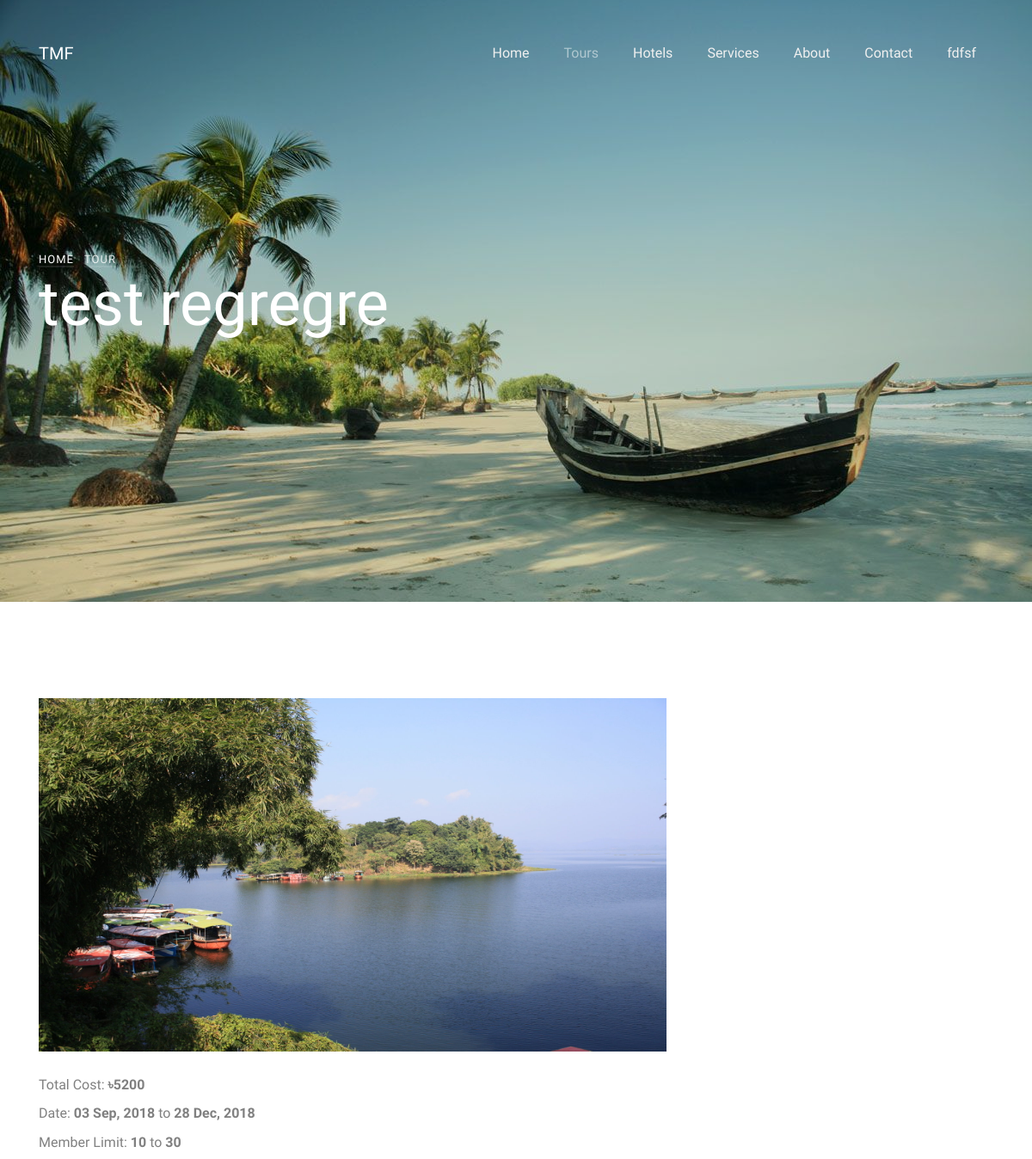
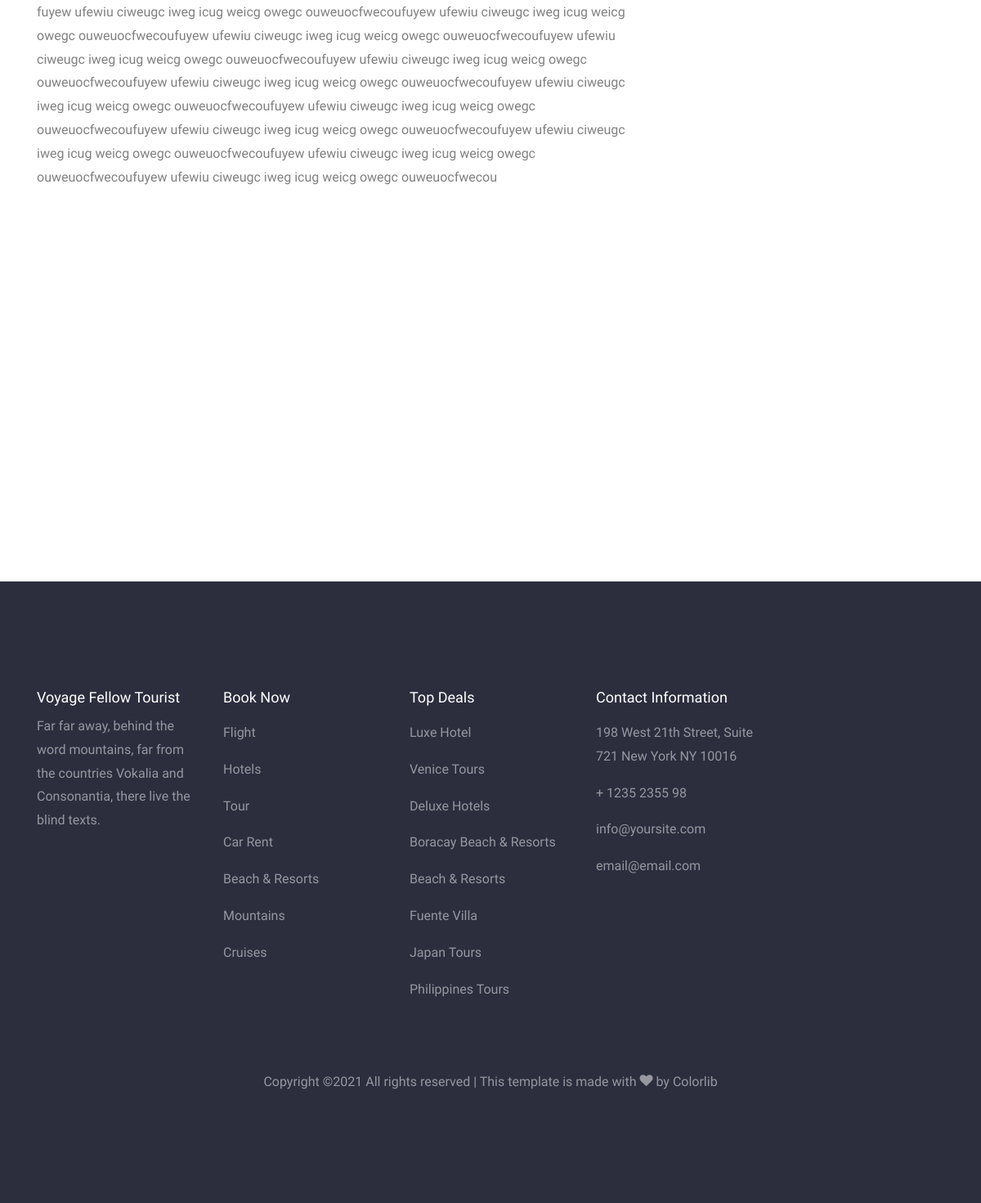
Page /tours_info.php?id=2 (signed in) on the committed database (2 pictures, top to bottom).
### tables this page shows
CREATE TABLE `event` (
  `e_id` int(11) NOT NULL,
  `e_title` varchar(100) NOT NULL,
  `e_description` longtext,
  `e_min_member` int(2) DEFAULT NULL,
  `e_max_member` int(2) DEFAULT NULL,
  `cost` double DEFAULT NULL,
  `start_date` int(13) NOT NULL,
  `end_date` int(13) NOT NULL,
  `age` int(11) NOT NULL,
  `image` longtext NOT NULL
);

### tours_info.php (the view, shortened to what this page needs)
<?php
include ("connection.php");
$result = $conn->query("SELECT * FROM `event` WHERE `e_id`='".$_GET['id']."'");
$row=$result->fetch_assoc();
?>
<!DOCTYPE html>
<html lang="en">
  <head>
    <link rel="stylesheet" href="css/open-iconic-bootstrap.min.css">
    <link rel="stylesheet" href="css/animate.css">
    <link rel="stylesheet" href="css/owl.carousel.min.css">
    <link rel="stylesheet" href="css/owl.theme.default.min.css">
    <link rel="stylesheet" href="css/magnific-popup.css">
    <link rel="stylesheet" href="css/aos.css">
    <link rel="stylesheet" href="css/ionicons.min.css">
    <link rel="stylesheet" href="css/bootstrap-datepicker.css">
    <link rel="stylesheet" href="css/jquery.timepicker.css">
    <link rel="stylesheet" href="css/flaticon.css">
    <link rel="stylesheet" href="css/icomoon.css">
    <link rel="stylesheet" href="css/style.css">
    <link rel="stylesheet" href="css/css/all.css">
    <link rel="stylesheet" href="style.css">
  </head>
  <body>
    <nav class="navbar navbar-expand-lg navbar-dark ftco_navbar bg-dark ftco-navbar-light" id="ftco-navbar">
      <div class="container">
        <a class="navbar-brand" href="index.php">TMF</a>
        <div class="collapse navbar-collapse" id="ftco-nav">
          <ul class="navbar-nav ml-auto">
            <li class="nav-item"><a href="index.php" class="nav-link">Home</a></li>
            <li class="nav-item active"><a href="tours.php" class="nav-link">Tours</a></li>
            <li class="nav-item"><a href="hotels.php" class="nav-link">Hotels</a></li>
            <li class="nav-item"><a href="services.php" class="nav-link">Services</a></li>
            <li class="nav-item"><a href="about.php" class="nav-link">About</a></li>
            <li class="nav-item"><a href="contact.php" class="nav-link">Contact</a></li><?php
              if(isset($_SESSION["id"])){
                  echo '<li class="nav-item"><a href="logout.php" class="nav-link">'.$_SESSION['full_name'].'</a></li>';
              }else{
                  echo '<li class="nav-item btn-info"><a href="login.php" class="nav-link">LOGIN</a></li>';
              }
              ?>
          </ul>
        </div>
      </div>
    </nav>
    <section class="home-slider owl-carousel">
      <div class="slider-item" style="background-image: url('images/bg_2.jpg');" data-stellar-background-ratio="0.5">
        <div class="overlay"></div>
        <div class="container">
          <div class="row slider-text align-items-center">
            <div class="col-md-7 col-sm-12 ftco-animate">
              <p class="breadcrumbs"><span class="mr-2"><a href="index.php">Home</a></span> <span>Tour</span></p>
              <h1 class="mb-3"><?php echo $row['e_title'] ?></h1>
            </div>
          </div>
        </div>
      </div>
    </section>
    <section class="ftco-section">
      <div class="container">
        <div class="row">
          <div class="col-lg-8">
              <img class="post_img" src="<?php echo $row['image'] ?>" alt="">
              <p>Total Cost: <b>৳<?php echo $row['cost'] ?></b></p>
              <p>Date: <b><?php echo date('d M, Y',$row['start_date']) ?></b> to <b><?php echo date('d M, Y',$row['end_date']) ?></b></p>
              <p>Member Limit: <b><?php echo $row['e_min_member'] ?></b> to <b><?php echo $row['e_max_member'] ?></b></p>
              <?php echo $row['e_description'] ?>
              <div class="row">
                  <div class="col-md-6" >
                  </div>
              </div>
          </div>
          <div class="col-lg-4 sidebar">
          </div>
        </div>
      </div>
    </section>
    <?php
include ("footer.php");
?>

### footer.php (shortened to what this page needs)
<footer class="ftco-footer ftco-bg-dark ftco-section">
    <div class="container">
        <div class="row mb-5">
            <div class="col-md">
                <div class="ftco-footer-widget mb-4">
                    <h2 class="ftco-heading-2">Voyage Fellow Tourist</h2>
                    <p>Far far away, behind the word mountains, far from the countries Vokalia and Consonantia, there live the blind texts.</p>
                </div>
            </div>
            <div class="col-md">
                <div class="ftco-footer-widget mb-4">
                    <h2 class="ftco-heading-2">Book Now</h2>
                    <ul class="list-unstyled">
                        <li><a href="#" class="py-2 d-block">Flight</a></li>
                        <li><a href="#" class="py-2 d-block">Hotels</a></li>
                        <li><a href="#" class="py-2 d-block">Tour</a></li>
                        <li><a href="#" class="py-2 d-block">Car Rent</a></li>
                        <li><a href="#" class="py-2 d-block">Beach &amp; Resorts</a></li>
                        <li><a href="#" class="py-2 d-block">Mountains</a></li>
                        <li><a href="#" class="py-2 d-block">Cruises</a></li>
                    </ul>
                </div>
            </div>
            <div class="col-md">
                <div class="ftco-footer-widget mb-4">
                    <h2 class="ftco-heading-2">Top Deals</h2>
                    <ul class="list-unstyled">
                        <li><a href="#" class="py-2 d-block">Luxe Hotel</a></li>
                        <li><a href="#" class="py-2 d-block">Venice Tours</a></li>
                        <li><a href="#" class="py-2 d-block">Deluxe Hotels</a></li>
                        <li><a href="#" class="py-2 d-block">Boracay Beach &amp; Resorts</a></li>
                        <li><a href="#" class="py-2 d-block">Beach &amp; Resorts</a></li>
                        <li><a href="#" class="py-2 d-block">Fuente Villa</a></li>
                        <li><a href="#" class="py-2 d-block">Japan Tours</a></li>
                        <li><a href="#" class="py-2 d-block">Philippines Tours</a></li>
                    </ul>
                </div>
            </div>
            <div class="col-md">
                <div class="ftco-footer-widget mb-4">
                    <h2 class="ftco-heading-2">Contact Information</h2>
                    <ul class="list-unstyled">
                        <li><a href="#" class="py-2 d-block">198 West 21th Street, Suite 721 New York NY 10016</a></li>
                        <li><a href="#" class="py-2 d-block">+ 1235 2355 98</a></li>
                        <li><a href="#" class="py-2 d-block">info@yoursite.com</a></li>
                        <li><a href="#" class="py-2 d-block">email@email.com</a></li>
                    </ul>
                </div>
            </div>
            <div class="col-md">
                <div class="ftco-footer-widget mb-4">
                    <ul class="ftco-footer-social list-unstyled float-md-right float-lft">
                    </ul>
                </div>
            </div>
        </div>
        <div class="row">
            <div class="col-md-12 text-center">
                <p>
                    Copyright &copy;<script>document.write(new Date().getFullYear());</script> All rights reserved | This template is made with <i class="icon-heart" aria-hidden="true"></i> by <a href="https://colorlib.com" target="_blank">Colorlib</a>
                    </p>
            </div>
        </div>
    </div>
</footer>
</body>
</html>

### css/icomoon.css (style rules this page uses)
[class^="icon-"], [class*=" icon-"] { font-family: 'icomoon' !important; speak: none; font-style: normal; font-weight: normal; font-variant: normal; text-transform: none; line-height: 1; -webkit-font-smoothing: antialiased; -moz-osx-font-smoothing: grayscale; }
.icon-heart:before { content: "\f004"; }

### rows in the picture
event: e_title "test regregre", image (picture), cost "5200", start_date "03 Sep, 2018", end_date "28 Dec, 2018", e_min_member "10", e_max_member "30", e_description "fuyew ufewiu ciweugc iweg icug weicg owegc ouweuocfwecoufuyew ufewiu ciweugc iweg icug weicg owegc ouweuocfwecoufuyew ufewiu ciweugc iweg icug weicg owegc ouweuocfwecoufuyew ufewiu ciweugc iweg icug weicg owegc ouweuocfwecoufuyew ufewiu ciweugc iweg icug weicg owegc ouweuocfwecoufuyew ufewiu ciweugc iweg icug weicg owegc ouweuocfwecoufuyew ufewiu ciweugc iweg icug weicg owegc ouweuocfwecoufuyew ufewiu ciweugc iweg icug weicg owegc ouweuocfwecoufuyew ufewiu ciweugc iweg icug weicg owegc ouweuocfwecoufuyew ufewiu ciweugc iweg icug weicg owegc ouweuocfwecoufuyew ufewiu ciweugc iweg icug weicg owegc ouweuocfwecoufuyew ufewiu ciweugc iweg icug weicg owegc ouweuocfwecou"

### other values in the picture
$_SESSION['full_name'] "fdfsf"
